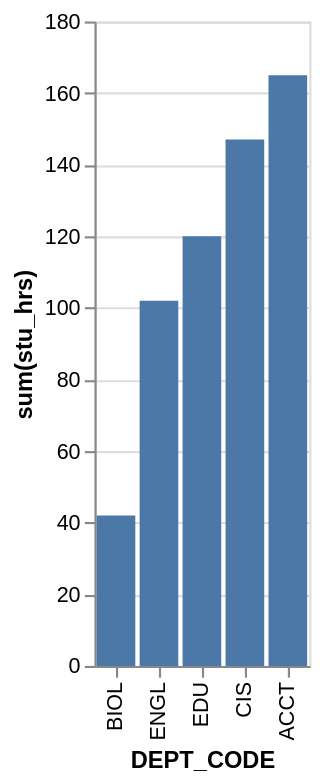

Express this chart as Vega-Lite.
### Vega-Lite specification from a JSON file in a GitHub repository (floating-point values rounded to 4 significant figures)
{"data": {"values": [{"x_data": "BIOL", "y_data": 42}, {"x_data": "ENGL", "y_data": 102}, {"x_data": "EDU", "y_data": 120}, {"x_data": "CIS", "y_data": 147}, {"x_data": "ACCT", "y_data": 165}]}, "mark": "bar", "encoding": {"x": {"field": "x_data", "type": "nominal", "title": "DEPT_CODE", "sort": {"op": "sum", "field": "y_data", "order": "ascending"}}, "y": {"field": "y_data", "type": "quantitative", "title": "sum(stu_hrs)"}}}
